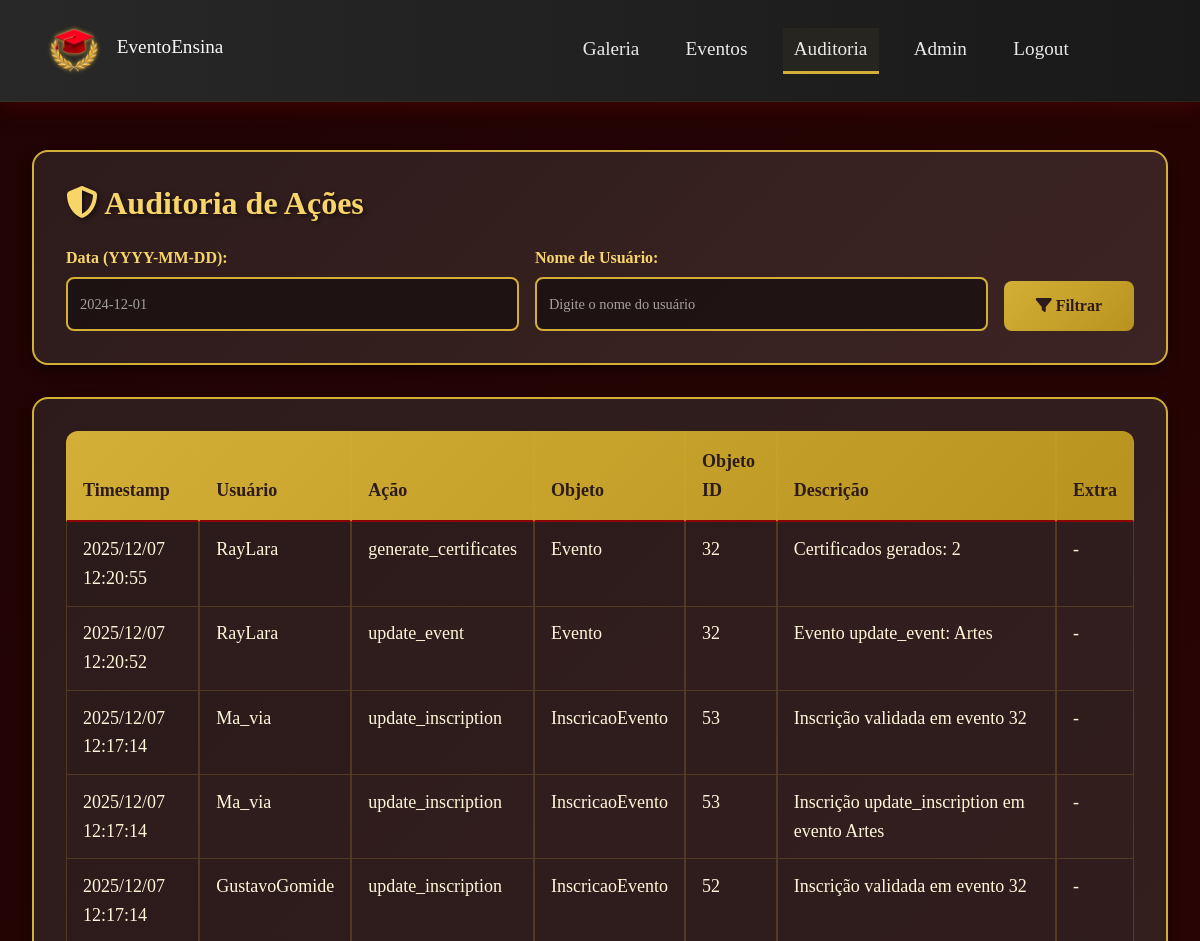
The page /eventos/auditoria/ (signed in, upper part) on the database as committed earlier.
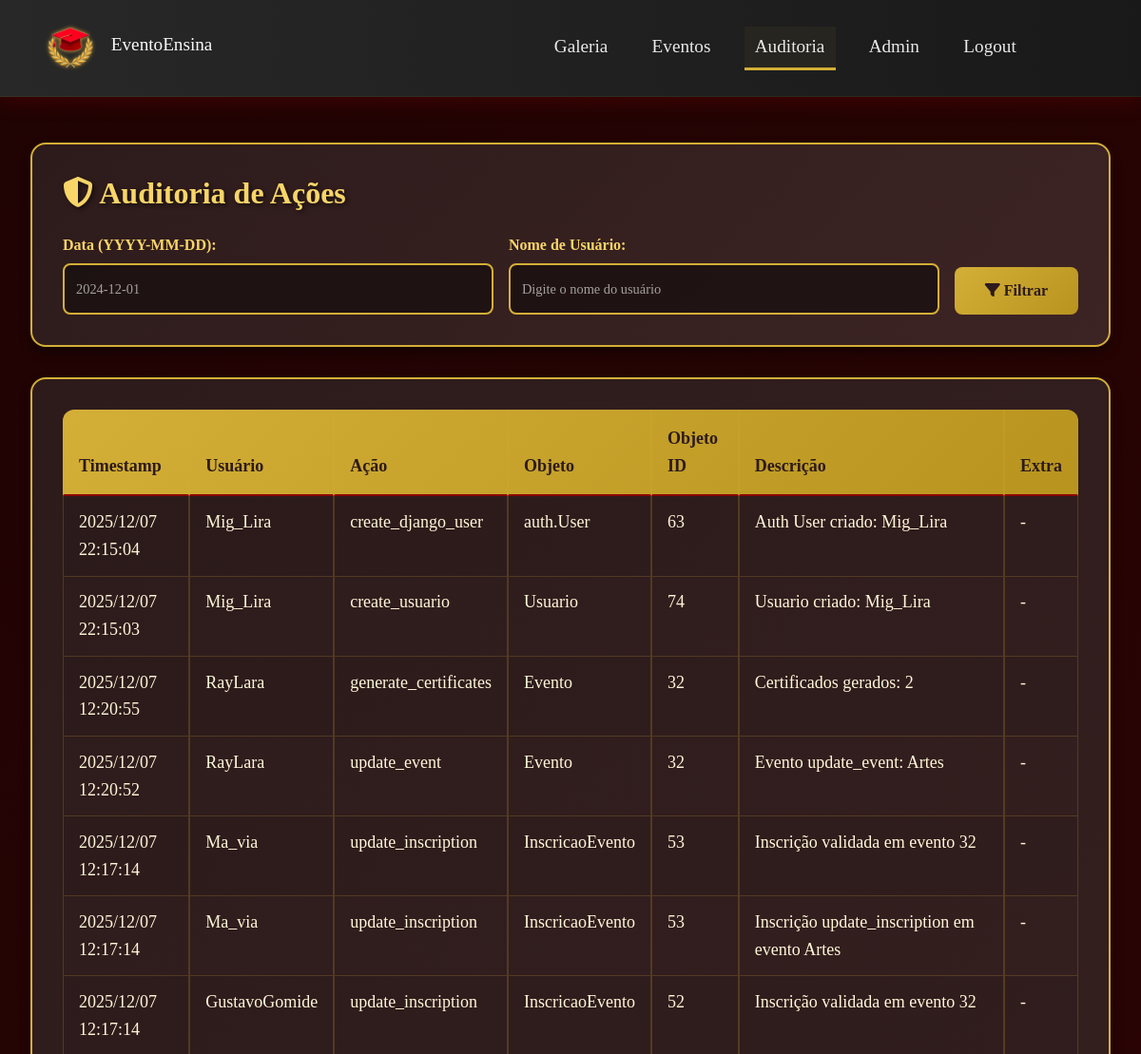
The same page on the database as committed later.
### usuarios/models.py (models this page shows, shortened)
class AuditLog(models.Model):
    timestamp = models.DateTimeField(auto_now_add=True, db_index=True)
    usuario = models.ForeignKey('usuarios.Usuario', on_delete=models.SET_NULL, null=True, blank=True)
    django_user = models.ForeignKey(
        'auth.User', on_delete=models.SET_NULL, null=True, blank=True, related_name='audit_logs'
    )
    action = models.CharField(max_length=100)
    object_type = models.CharField(max_length=100, blank=True, null=True)
    object_id = models.CharField(max_length=100, blank=True, null=True)
    description = models.TextField(blank=True, null=True)
    ip_address = models.CharField(max_length=45, blank=True, null=True)
    extra = models.JSONField(blank=True, null=True)
    class Meta:
        ordering = ['-timestamp']

class Usuario(models.Model):
    nome = models.CharField(max_length=150)
    telefone = models.CharField(max_length=32, blank=True, null=True)
    instituicao = models.ForeignKey(Instituicao, on_delete=models.SET_NULL, null=True, blank=True)
    tipo = models.ForeignKey(TipoUsuario, on_delete=models.CASCADE)
    nome_usuario = models.CharField(max_length=50, unique=True)
    email = models.EmailField(blank=True, null=True)
    senha = models.CharField(max_length=128, blank=True, null=True)
    user = models.OneToOneField(settings.AUTH_USER_MODEL, on_delete=models.SET_NULL, null=True, blank=True, related_name='profile')
    base_dir = models.CharField(max_length=255, blank=True, null=True)

### eventos/views.py (the view, shortened to what this page needs)
# urls.py: path('auditoria/', views.auditoria, name='auditoria_eventos'),
@login_required
def auditoria(request):
    usuario = get_current_usuario(request)
    try:
        if not (request.user and request.user.is_authenticated and request.user.is_superuser):
            messages.error(request, 'Acesso negado: apenas superusuários podem consultar auditoria.')
            return redirect('meus_eventos')
    except Exception:
        messages.error(request, 'Acesso negado: credenciais inválidas para auditoria.')
        return redirect('meus_eventos')
    from usuarios.models import AuditLog
    from django.db.models import Q
    qs = AuditLog.objects.all().order_by('-timestamp')
    date_str = request.GET.get('date')
    username = request.GET.get('username', '').strip()
    all_usuarios = Usuario.objects.values_list('nome_usuario', flat=True).distinct()
    all_django_users = User.objects.values_list('username', flat=True).distinct()
    all_usernames = sorted(set(list(all_usuarios) + list(all_django_users)))
    paginator = Paginator(qs, 50)
    page = request.GET.get('page', 1)
    try:
        logs = paginator.page(page)
    except Exception:
        logs = paginator.page(1)
    return render(request, 'eventos/auditoria.html', {
        'logs': logs,
        'usuario': usuario,
        'nav_items': nav_items,
        'all_usernames': all_usernames,
    })

### eventos/templates/eventos/auditoria.html (shortened to what this page needs)
{% extends 'base/base.html' %}
{% load static %}
{% block extra_css %}
<link rel="stylesheet" href="{% static 'css/auditoria.css' %}">
{% endblock %}
{% block content %}
<div class="audit-container">
  <div class="audit-header">
    <h1><i class="fas fa-shield-alt"></i> Auditoria de Ações</h1>
    <form method="get" class="audit-filters">
      <div class="filter-group">
        <label for="date">Data (YYYY-MM-DD):</label>
        <input type="text" id="date" name="date" value="{{ request.GET.date }}" placeholder="2024-12-01">
      </div>
      <div class="filter-group">
        <label for="username">Nome de Usuário:</label>
        <input type="text" id="username" name="username" value="{{ request.GET.username }}" placeholder="Digite o nome do usuário" list="usernames-list">
      </div>
      <button type="submit" class="btn-filter"><i class="fas fa-filter"></i> Filtrar</button>
    </form>
  </div>
  <div class="audit-table-container">
    <table id="auditTable" class="table table-striped table-bordered" style="width:100%">
      <thead>
        <tr>
          <th>Timestamp</th>
          <th>Usuário</th>
          <th>Ação</th>
          <th>Objeto</th>
          <th>Objeto ID</th>
          <th>Descrição</th>
          <th>Extra</th>
        </tr>
      </thead>
      <tbody>
        {% for l in logs %}
        <tr>
          <td>{{ l.timestamp|date:"Y/m/d H:i:s" }}</td>
          <td>
            {% if l.usuario %}
              <span title="Usuario ID: {{ l.usuario.id }}">{{ l.usuario.nome_usuario }}</span>
            {% elif l.django_user %}
              <span title="Django User ID: {{ l.django_user.id }}">{{ l.django_user.username }}</span>
            {% else %}
              <em>sistema</em>
            {% endif %}
          </td>
          <td>{{ l.action }}</td>
          <td>{{ l.object_type }}</td>
          <td>{{ l.object_id|default:"-" }}</td>
          <td>{{ l.description|default:"-" }}</td>
          <td>{{ l.extra|default:"-" }}</td>
        </tr>
        {% empty %}
        <tr><td colspan="7" style="text-align: center; padding: 2rem; color: #ff7f16;">Nenhum registro encontrado.</td></tr>
        {% endfor %}
      </tbody>
    </table>
  </div>
</div>
{% block extra_js %}
  <link rel="stylesheet" href="https://cdn.datatables.net/1.13.7/css/jquery.dataTables.min.css">
{% endblock %}
{% endblock %}

Rows that differ between the two databases and show on the page:
added AuditLog: timestamp "2025/12/07 22:15:04", usuario.nome_usuario "Mig_Lira", action "create_django_user", object_type "auth.User", object_id "63", description "Auth User criado: Mig_Lira", extra "-"
added AuditLog: timestamp "2025/12/07 22:15:03", usuario.nome_usuario "Mig_Lira", action "create_usuario", object_type "Usuario", object_id "74", description "Usuario criado: Mig_Lira", extra "-"
